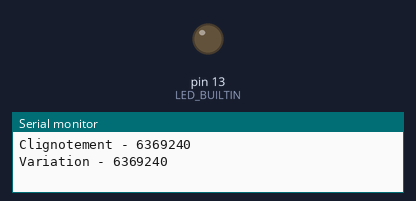
Simulated run of this sketch. Board: Arduino Uno, built with avr-gcc and run on an emulated ATmega328P. On the bench: output pins drawn as LEDs (lit = HIGH), the last lines printed to the serial monitor.

Above: at 1.3 s.
At 3.8 s:
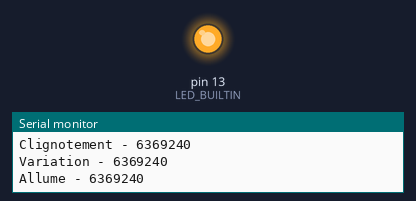
Timing chart, 0 to 6.9 s (numbered marks = the images above):
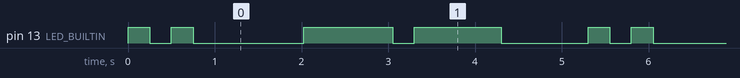

The sketch:

0sx_labo_01.ino
```cpp
enum etatAppli {CLIGNOTEMENT, VARIATION, ALLUMER_ETEINT};

etatAppli etatActuel = CLIGNOTEMENT;

void setup() {
  pinMode(LED_BUILTIN, OUTPUT);
  Serial.begin(9600);
}

void clignotement(){
  Serial.println("Clignotement - 6369240");
  for(int i = 0; i < 2; i++){
    digitalWrite(LED_BUILTIN, HIGH);
    delay(250);
    digitalWrite(LED_BUILTIN, LOW);
    delay(250);
  }
  etatActuel = VARIATION;
}

void variation(){
  Serial.println("Variation - 6369240");
  for(int i = 0; i <= 255; i++){
    analogWrite(LED_BUILTIN, i);
    delay(8);
  }
  etatActuel = ALLUMER_ETEINT;
}

void allumerEteint(){
  Serial.println("Allume - 6369240");
  digitalWrite(LED_BUILTIN, LOW);
  delay(250);
  digitalWrite(LED_BUILTIN, HIGH);
  delay(1000);
  digitalWrite(LED_BUILTIN, LOW);
  delay(1000);
  etatActuel = CLIGNOTEMENT;
}

void loop() {
  switch(etatActuel){
    case CLIGNOTEMENT:
      clignotement();
      break;
    case VARIATION:
      variation();
      break;
    case ALLUMER_ETEINT:
      allumerEteint();
      break;
  }
}
```

Measured:
- by itself, pin 13 (LED_BUILTIN): repeats every 5.3 s: LOW 0.25 s, HIGH 0.25 s, LOW 1.3 s, HIGH 1.0 s, LOW 0.25 s, HIGH 1.0 s, LOW 1.0 s, HIGH 0.25 s
- by itself, everything shown: repeats every 5.3 s, in 8 steps
